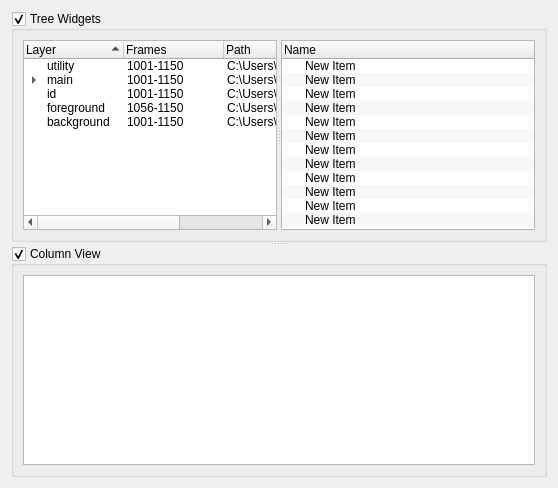
      <widget class="QWidget" name="tab_31">
       <attribute name="title">
        <string>Item Views 2</string>
       </attribute>
       <layout class="QVBoxLayout" name="verticalLayout_27">
        <item>
         <widget class="QSplitter" name="splitter_8">
          <property name="orientation">
           <enum>Qt::Vertical</enum>
          </property>
          <widget class="QGroupBox" name="groupBox_11">
           <property name="title">
            <string>Tree Widgets</string>
           </property>
           <property name="checkable">
            <bool>true</bool>
           </property>
           <layout class="QHBoxLayout" name="horizontalLayout_5">
            <item>
             <widget class="QSplitter" name="splitter_7">
              <property name="orientation">
               <enum>Qt::Horizontal</enum>
              </property>
              <widget class="QTreeWidget" name="treeWidget_2">
               <property name="alternatingRowColors">
                <bool>false</bool>
               </property>
               <property name="sortingEnabled">
                <bool>true</bool>
               </property>
               <property name="animated">
                <bool>true</bool>
               </property>
               <property name="headerHidden">
                <bool>false</bool>
               </property>
               <property name="branchLinesVisible" stdset="0">
                <bool>true</bool>
               </property>
               <column>
                <property name="text">
                 <string>Layer</string>
                </property>
               </column>
               <column>
                <property name="text">
                 <string>Frames</string>
                </property>
               </column>
               <column>
                <property name="text">
                 <string>Path</string>
                </property>
               </column>
               <column>
                <property name="text">
                 <string>Type</string>
                </property>
               </column>
               <item>
                <property name="text">
                 <string>utility</string>
                </property>
                <property name="text">
                 <string>1001-1150</string>
                </property>
                <property name="text">
                 <string>C:\Users\Mike\Documents\Scripts\python\PySide\images</string>
                </property>
                <property name="text">
                 <string>layer</string>
                </property>
               </item>
               <item>
                <property name="text">
                 <string>main</string>
                </property>
                <property name="text">
                 <string>1001-1150</string>
                </property>
                <property name="text">
                 <string>C:\Users\Mike\Documents\Scripts\python\PySide\images</string>
                </property>
                <property name="text">
                 <string>main</string>
                </property>
                <item>
                 <property name="text">
                  <string>sss</string>
                 </property>
                 <property name="text">
                  <string/>
                 </property>
                 <property name="text">
                  <string/>
                 </property>
                 <property name="text">
                  <string/>
                 </property>
                </item>
                <item>
                 <property name="text">
                  <string>specular</string>
                 </property>
                 <property name="text">
                  <string/>
                 </property>
                 <property name="text">
                  <string/>
                 </property>
                 <property name="text">
                  <string/>
                 </property>
                </item>
                <item>
                 <property name="text">
                  <string>self_illumination</string>
                 </property>
                 <property name="text">
                  <string/>
                 </property>
                 <property name="text">
                  <string/>
                 </property>
                 <property name="text">
                  <string/>
                 </property>
                </item>
                <item>
                 <property name="text">
                  <string>refract</string>
                 </property>
                 <property name="text">
                  <string/>
                 </property>
                 <property name="text">
                  <string/>
                 </property>
                 <property name="text">
                  <string/>
                 </property>
                </item>
                <item>
                 <property name="text">
                  <string>reflect</string>
                 </property>
                 <property name="text">
                  <string/>
                 </property>
                 <property name="text">
                  <string/>
                 </property>
                 <property name="text">
                  <string/>
                 </property>
                </item>
                <item>
                 <property name="text">
                  <string>master</string>
                 </property>
                 <property name="text">
                  <string/>
                 </property>
                 <property name="text">
                  <string/>
                 </property>
                 <property name="text">
                  <string/>
                 </property>
                </item>
                <item>
                 <property name="text">
                  <string>lighting</string>
                 </property>
                 <property name="text">
                  <string/>
                 </property>
                 <property name="text">
                  <string/>
                 </property>
                 <property name="text">
                  <string/>
                 </property>
                </item>
                <item>
                 <property name="text">
                  <string>gi</string>
                 </property>
                 <property name="text">
                  <string/>
                 </property>
                 <property name="text">
                  <string/>
                 </property>
                 <property name="text">
                  <string/>
                 </property>
                </item>
                <item>
                 <property name="text">
                  <string>diffuse</string>
                 </property>
                 <property name="text">
                  <string/>
                 </property>
                 <property name="text">
                  <string/>
                 </property>
                 <property name="text">
                  <string/>
                 </property>
                </item>
               </item>
               <item>
                <property name="text">
                 <string>id</string>
                </property>
                <property name="text">
                 <string>1001-1150</string>
                </property>
                <property name="text">
                 <string>C:\Users\Mike\Documents\Scripts\python\PySide\images</string>
                </property>
                <property name="text">
                 <string>layer</string>
                </property>
               </item>
               <item>
                <property name="text">
                 <string>foreground</string>
                </property>
                <property name="text">
                 <string>1056-1150</string>
                </property>
                <property name="text">
                 <string>C:\Users\Mike\Documents\Scripts\python\PySide\images</string>
                </property>
                <property name="text">
                 <string>layer</string>
                </property>
               </item>
               <item>
                <property name="text">
                 <string>background</string>
                </property>
                <property name="text">
                 <string>1001-1150</string>
                </property>
                <property name="text">
                 <string>C:\Users\Mike\Documents\Scripts\python\PySide\images</string>
                </property>
                <property name="text">
                 <string>layer</string>
                </property>
               </item>
              </widget>
              <widget class="QTreeWidget" name="treeWidget">
               <property name="sizePolicy">
                <sizepolicy hsizetype="Maximum" vsizetype="Expanding">
                 <horstretch>0</horstretch>
                 <verstretch>0</verstretch>
                </sizepolicy>
               </property>
               <property name="alternatingRowColors">
                <bool>true</bool>
               </property>
               <property name="branchLinesVisible" stdset="0">
                <bool>false</bool>
               </property>
               <column>
                <property name="text">
                 <string notr="true">Name</string>
                </property>
               </column>
               <item>
                <property name="text">
                 <string>New Item</string>
                </property>
               </item>
               <item>
                <property name="text">
                 <string>New Item</string>
                </property>
               </item>
               <item>
                <property name="text">
                 <string>New Item</string>
                </property>
               </item>
               <item>
                <property name="text">
                 <string>New Item</string>
                </property>
               </item>
               <item>
                <property name="text">
                 <string>New Item</string>
                </property>
               </item>
               <item>
                <property name="text">
                 <string>New Item</string>
                </property>
               </item>
               <item>
                <property name="text">
                 <string>New Item</string>
                </property>
               </item>
               <item>
                <property name="text">
                 <string>New Item</string>
                </property>
               </item>
               <item>
                <property name="text">
                 <string>New Item</string>
                </property>
               </item>
               <item>
                <property name="text">
                 <string>New Item</string>
                </property>
               </item>
               <item>
                <property name="text">
                 <string>New Item</string>
                </property>
               </item>
               <item>
                <property name="text">
                 <string>New Item</string>
                </property>
               </item>
              </widget>
             </widget>
            </item>
           </layout>
          </widget>
          <widget class="QGroupBox" name="groupBox_12">
           <property name="title">
            <string>Column View</string>
           </property>
           <property name="checkable">
            <bool>true</bool>
           </property>
           <layout class="QVBoxLayout" name="verticalLayout_10">
            <item>
             <widget class="QColumnView" name="columnView"/>
            </item>
           </layout>
          </widget>
         </widget>
        </item>
       </layout>
      </widget>
